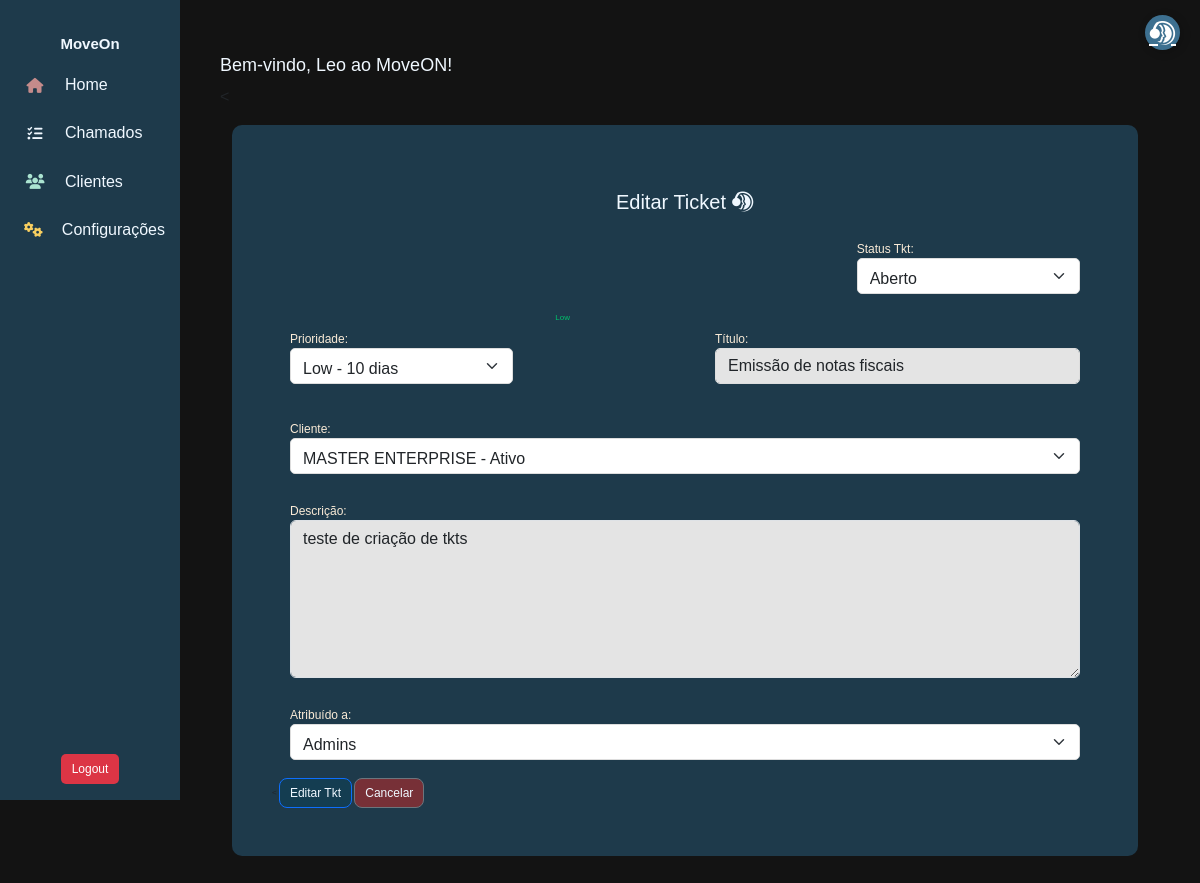
The app's page /move/tickets/update/1 (signed in), older data.
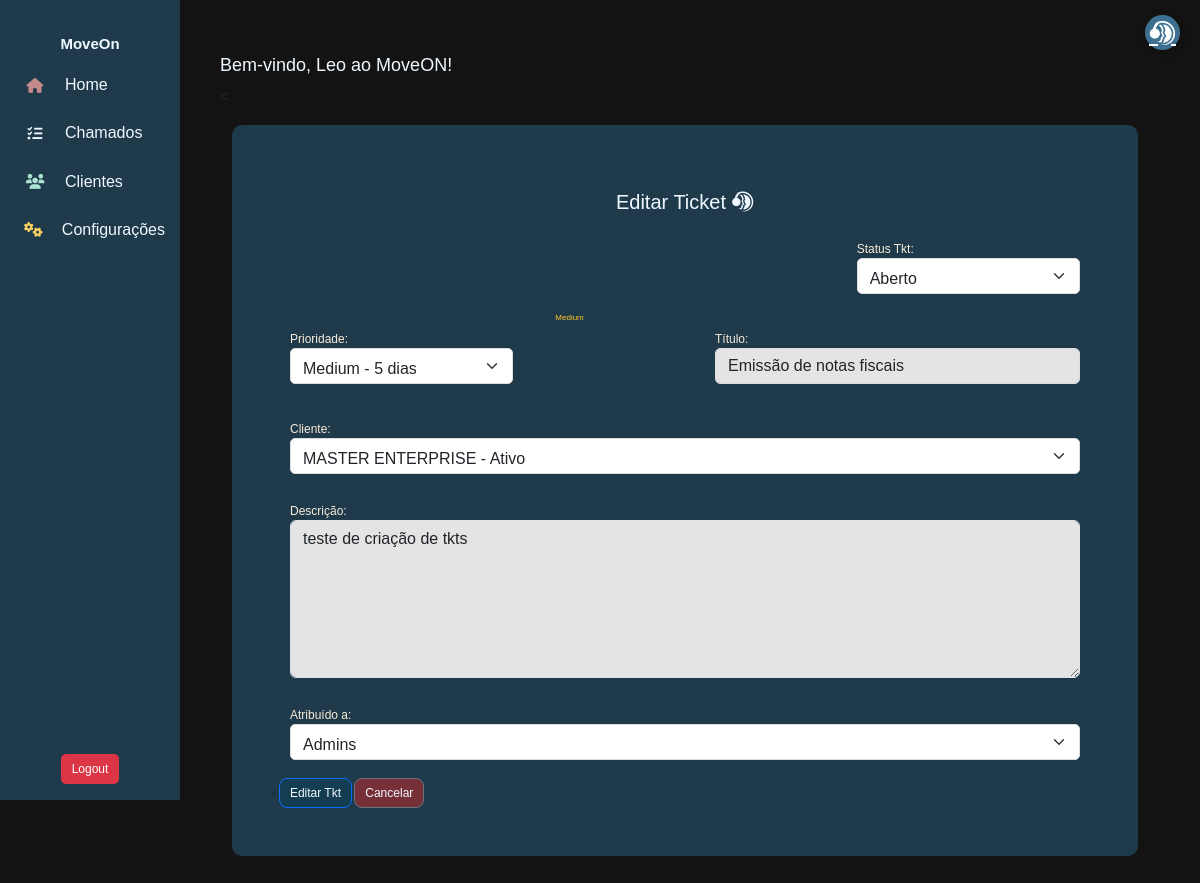
The same page, newer data.
### move_on/models.py (models this page shows, shortened)
class Ticket(models.Model):
    client = models.ForeignKey(Profile, on_delete=models.PROTECT, related_name="tickets", null=True, blank=True)
    created_by = models.ForeignKey(User, on_delete=models.CASCADE, related_name="created_tickets", null=True, blank=True)
    assigned_team = models.ForeignKey(Team, on_delete=models.SET_NULL, null=True, blank=True, related_name="tickets")
    sla = models.ForeignKey(SLA, on_delete=models.SET_NULL, null=True, blank=True)
    title = models.CharField("Título", max_length=255, null=True, blank=True)
    description = models.TextField("Descrição", null=True, blank=True)
    status = models.ForeignKey(TicketStatus, on_delete=models.SET_NULL, null=True, blank=True)
    created_at = models.DateTimeField("Criado em", auto_now_add=True)
    updated_at = models.DateTimeField("Atualizado em", auto_now=True)
    due_date = models.DateTimeField("Previsão", null=True, blank=True)
    category = models.ForeignKey(Category, on_delete=models.CASCADE, blank=True, null=True)
    class Meta:
        db_table = "tickets"

class SLA(models.Model):
    priority = models.CharField("Prioridade",max_length=10, choices=SLAPriority.choices)
    response_time = models.IntegerField("Tempo de Resposta (dias)")
    resolution_time = models.IntegerField("Tempo de Resolução (dias)")
    def __str__(self):
        return f"{self.get_priority_display()} - {self.resolution_time} dias"
    class Meta:
        db_table = "sla"

### move_on/views.py (the view)
# urls.py: path('tickets/update/<int:pk>', TicketUpdate.as_view(), name="ticket_update"),
class TicketUpdate(LoginRequiredMixin, UpdateView):
    model = Ticket
    form_class = TicketForm
    template_name = 'tickets/tickets_form.html'
    success_url = reverse_lazy("ticket_list")
    def get_queryset(self):
        return Ticket.objects.all()

### move_on/forms.py
class TicketForm(forms.ModelForm):
    class Meta:
        model = Ticket
        fields = ['title', 'description', 'assigned_team', 'status', 'due_date', 'sla', 'client']
        widgets = {
            'title': forms.TextInput(attrs={'class': 'form-control', 'placeholder': 'Entre com o Titulo geral do Tkt'}),
            'description': forms.Textarea(attrs={'class': 'form-control', 'rows': 6, 'placeholder': 'Descreva quais são os problemas'}),
            'assigned_team': forms.Select(attrs={'class': 'form-select'}),
            'status': forms.Select(attrs={'class': 'form-select'}),
            'due_date': forms.DateTimeInput(attrs={'class': 'form-control', 'type': 'datetime-local'}),
            'sla': forms.Select(attrs={'class': 'form-select'}),
            'client': forms.Select(attrs={'class': 'form-select'}),
        }

### move_on/models.py (called while the page is built)
    def __str__(self):
        return f"{self.name} - {'Ativo' if self.active else 'Inativo'}"

    def __str__(self):
        return self.name

    def __str__(self):
        return f"{self.name}"

### move_on/templates/Tickets/tickets_form.html (shortened to what this page needs)
{% extends 'Menu/menu.html' %} {% load static %} {% load custom_filters %}
{% block content %}
<link rel="stylesheet" href="{% static 'css/stylesform.css' %}" />
<div class="container">
  <div class="card-tkt " id="tkt">
    <h2 style="text-align: center; margin-top: 25px; font-size: 20px; ">
      {% if form.instance.pk %}Editar Ticket{% else %}Criar Novo Ticket{% endif %}
      <i class="fa-brands fa-teamspeak"></i>
    </h2>
    <form method="POST">
      <div class="row">
        <div class="col-8"></div>
        <div class="col-4">
          <div class="form-group">
            <label for="status">Status Tkt:</label>
            {{ form.status }}
          </div>
        </div>
      </div>
      <div class="row">
        <div class="col-4">
          <div class="form-group">
            <label for="sla">Prioridade:</label>
            {{ form.sla }}
          </div>
        </div>
        <div class="col-2" class="priority-bubble">
          {% if form.instance.sla %}
          <span style="color: {{ form.instance.sla.priority|get_color }}">
            {{ form.instance.sla.get_priority_display }}
          </span>
          {% endif %}
        </div>
        <div class="col-6">
          <div class="form-group">
            <label for="title">Título:</label>
            {{ form.title }}
          </div>
        </div>
      </div>
      <div class="form-group">
        <label for="client">Cliente:</label>
        {{ form.client }}
      </div>
      <div class="form-group">
        <label for="description">Descrição:</label>
        {{ form.description }}
      </div>
      <div class="form-group">
        <label for="assigned_team">Atribuído a:</label>
        {{ form.assigned_team }}
      </div>
        {% if form.instance.pk %}
        <button type="submit" class="btn btn-primary">Editar Tkt</button>
        {% else %}
        <button type="submit" class="btn btn-primary">Criar Tkt</button>
        {% endif %}
        <a href="{% url 'ticket_list' %}" class="btn btn-secondary">Cancelar</a>
    </form>
  </div>
</div>
{% endblock %}

Row changes from the older to the newer data that the page shows:
changed Ticket "Aberto": sla "Low - 10 dias" → "Medium - 5 dias"; sla_id 1 → 2 (drawn); instance.sla.priority "Low" → "Medium"
